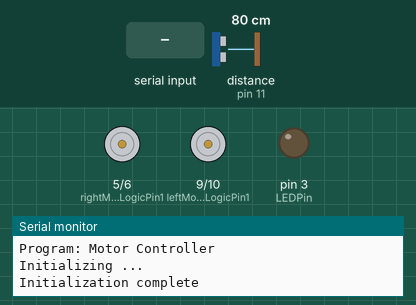
Simulated run of this sketch. Board: Arduino Uno, built with avr-gcc and run on an emulated ATmega328P. On the bench: motor-driver pin pairs drawn as motors (green arrow = first pin HIGH = forward, orange = second pin HIGH = backward, longer = more drive), output pins drawn as LEDs (lit = HIGH), the last lines printed to the serial monitor. Wiring (inferred from the names in the program): ultrasonic range finder: trigger pin 12; echo pin 11. The test bench sets the inputs (shaded band); at power-on: distance to the obstacle (sensor on pin 11) 80 cm. The echo pulse lasts 58.3 µs per cm; pins used as bus, display or sensor lines are not drawn.

Above: at 2.2 s.
2.3 s: "f" received over Serial
At 3.5 s:
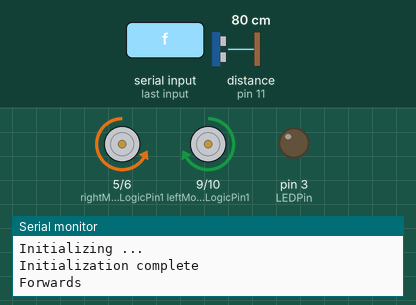
3.8 s: "b" received over Serial
At 5.0 s:
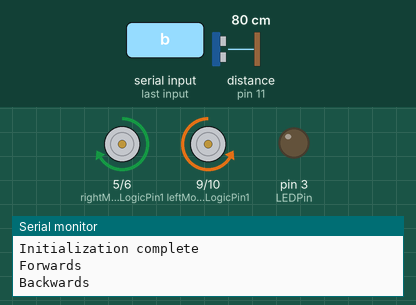
5.3 s: "l" received over Serial
At 6.2 s:
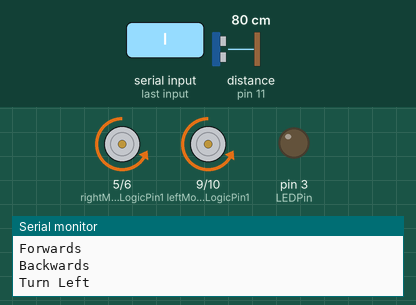
6.8 s: "r" received over Serial
At 7.1 s:
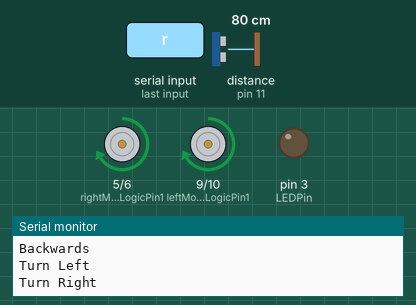
Timing chart, 0 to 9.3 s (numbered marks = the images above; inputs shaded):
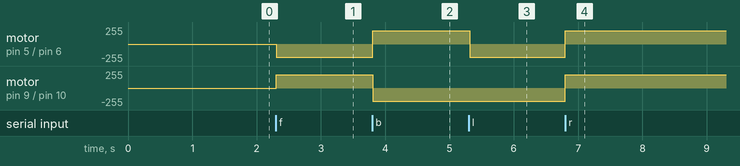

The sketch:

Robot_manuel.ino
```cpp
const int rightMotorLogicPin1 = 5;
const int rightMotorLogicPin2 = 6;
const int leftMotorLogicPin1 = 9;
const int leftMotorLogicPin2 = 10;
const int LEDPin = 3;
const int trigPin = 12;
const int echoPin = 11;

char receiveCommand(){

  char incomingByte = 0;

  // See if there's incoming serial data:
  while (Serial.available() == 0) {

    // Wait for a character to arrive
    delay(10);

  }

  // Read the oldest byte in the serial buffer:
  incomingByte = Serial.read();

  // Return the command
  return incomingByte;

}

// -------------------------------------------------------
// Function: Update Direction
// -------------------------------------------------------
char updateDirection(char command, char currentDirection){

    // Is this a direction; 'f' 'b' 'l' 'r' 's'
    if (command == 'f') {
      Serial.println("Forwards");
      return 'f';
    }
    if (command == 'b') {
      Serial.println("Backwards");
      return 'b';
    }
    if (command == 'l') {
      Serial.println("Turn Left");
      return 'l';
    }
    if (command == 'r') {
      Serial.println("Turn Right");
      return 'r';
    }
    if (command == 's') {
      Serial.println("stop");
      return 's';
    }

    // The command was not a direction, so return the original value
    return currentDirection;

}

// -------------------------------------------------------
// Function: Update Speed
// -------------------------------------------------------
int updateSpeed(int command, int pwmDutyCycle){

    // Is this a motor speed 0 - 5
    if (command == 0) {
      //Serial.println("Stop");
      return 0;
    }
    if (command == 1) {
      //Serial.println("Speed = 10%");
      return 26;
    }
    if (command == 2) {
      //Serial.println("Speed = 20%");
      return 51;
    }
    if (command == 3) {
      //Serial.println("Speed = 30%");
      return 77;
    }
    if (command == 4) {
      //Serial.println("Speed = 40%");
      return 102;
    }
    if (command == 5) {
      //Serial.println("Speed = 50%");
      return 128;
    }

    // The command was not a speed, so return the original value
    return pwmDutyCycle;

}

// -------------------------------------------------------
// Subroutine: Set Motor Pins
// -------------------------------------------------------
void setMotorPins(int currentDirection, int pwmDutyCycle){

    // Reset all of the pins
    analogWrite(rightMotorLogicPin1, 0);
    analogWrite(rightMotorLogicPin2, 0);
    analogWrite(leftMotorLogicPin1, 0);
    analogWrite(leftMotorLogicPin2, 0);

    // Set the motor pins appropriately
    // Use the motor logic from lectures

    // Pin1  Pin2  Motor
    //  0     0    Idle
    //  0     5v   Forward
    //  5v    0    Reverse
    //  5v    5v   Idle

    // ReftMotor  RightMotor  Direction
    //    For        For      Forward
    //    For        Rev      Turn Left
    //    Rev        For      Turn Right
    //    Rev        Rev      Backwards

    if ((currentDirection == 'b') || (currentDirection == 'r'))
      analogWrite(rightMotorLogicPin1, pwmDutyCycle);
    if ((currentDirection == 'f') || (currentDirection == 'l'))
      analogWrite(rightMotorLogicPin2, pwmDutyCycle);
    if ((currentDirection == 'b') || (currentDirection == 'l'))
      analogWrite(leftMotorLogicPin2, pwmDutyCycle);
    if ((currentDirection == 'f') || (currentDirection == 'r'))
      analogWrite(leftMotorLogicPin1, pwmDutyCycle);
    if (currentDirection == 's') {
      analogWrite(rightMotorLogicPin1, 0);
      analogWrite(rightMotorLogicPin2, 0);
      analogWrite(leftMotorLogicPin2, 0);
      analogWrite(leftMotorLogicPin1, 0);
    }
}

int FindDistance() {
  float duration, distance;
  digitalWrite(trigPin, LOW);
  delayMicroseconds(2);

  digitalWrite(trigPin, HIGH);
  delayMicroseconds(10);
  digitalWrite(trigPin, LOW);

  duration = pulseIn(echoPin, HIGH);
  distance = (duration / 2) * 0.0344;

  delay(500);
  return distance;
}

void setup(){

  // Initialize the serial communications
  Serial.begin(9600);

  // Print the program details
  Serial.println("-------------------------------------");
  Serial.println("Program: Motor Controller");
  Serial.println("Initializing ...");

  // Call a subroutine to initialize the motor pins
  pinMode(5,OUTPUT) ;
  pinMode(6,OUTPUT) ;
  pinMode(9,OUTPUT) ;
  pinMode(10,OUTPUT) ;
  pinMode(LEDPin, OUTPUT);
  pinMode(trigPin, OUTPUT);
  pinMode(echoPin, INPUT);


  delay(1000);

  /*analogWrite(rightMotorLogicPin1, 0); //backwards
  analogWrite(rightMotorLogicPin2, 120);  //forwards
  analogWrite(leftMotorLogicPin1, 0); //backwards
  analogWrite(leftMotorLogicPin2, 120); //forwards */

  // Initialization completed successfully
  Serial.println("Initialization complete");

}

// -------------------------------------------------------
// The loop() method runs over and over again
// -------------------------------------------------------
void loop(){

  int pwmDutyCycle = 0;
  char currentDirection = 'x';
  char command = 0;
  bool keyboardControl = true;
  int distance = FindDistance();


/*  analogWrite(rightMotorLogicPin1, 0); //b
  analogWrite(rightMotorLogicPin2, 0);  //f
  analogWrite(leftMotorLogicPin1, 0); //f
  analogWrite(leftMotorLogicPin2, 0); //b
*/

 // =========forwards 300mm===========
/*
  if (distance <= 10){

    //analogWrite(rightMotorLogicPin2, 50);
    //analogWrite(leftMotorLogicPin1, 50); //forwards
    //pwmDutyCycle = updateSpeed(1, pwmDutyCycle);
    delay(10);
    //pwmDutyCycle = updateSpeed(0, pwmDutyCycle);
    analogWrite(rightMotorLogicPin2, 0);
    analogWrite(leftMotorLogicPin1, 0);
    while(1);
    Serial.print("Distance = ");
    Serial.println("Out of range");
  }
  else {
    //pwmDutyCycle = updateSpeed(3, pwmDutyCycle);
    analogWrite(rightMotorLogicPin2, 150);
    analogWrite(leftMotorLogicPin1, 150);
    Serial.print("Distance = ");
    Serial.print(distance);
    Serial.println(" cm");
    delay(10);
  }
*/

  //====== turn around =======

  // Control the motors from the keyboard
  while (keyboardControl) {

    // Wait for a command from the keyboard
    command = receiveCommand();

    // Update the direction of the robot
    currentDirection = updateDirection(command, currentDirection);

    pwmDutyCycle = 200;

    //distance = FindDistance();

/*    if (distance <= 5){

    analogWrite(rightMotorLogicPin2, 50);
    analogWrite(leftMotorLogicPin1, 50); //forwards
    //pwmDutyCycle = updateSpeed(1, pwmDutyCycle);
    delay(1000);
    //pwmDutyCycle = updateSpeed(0, pwmDutyCycle);
    analogWrite(rightMotorLogicPin2, 0);
    analogWrite(leftMotorLogicPin1, 0);
    Serial.print("Distance = ");
    Serial.println("Out of range");
  }
  else {
    //pwmDutyCycle = updateSpeed(3, pwmDutyCycle);
    analogWrite(rightMotorLogicPin2, 255);
    analogWrite(leftMotorLogicPin1, 255);
    Serial.print("Distance = ");
    Serial.print(distance);
    Serial.println(" cm");
    delay(1000);
  }
  */
    // Set the motor pins according to speed and direction
    setMotorPins(currentDirection, pwmDutyCycle);

    // Was this an exit command
    if (command == 'x') keyboardControl = false;

  }


  // Terminate the program
  analogWrite(rightMotorLogicPin1, 0); //b
  analogWrite(rightMotorLogicPin2, 0);  //f
  analogWrite(leftMotorLogicPin1, 0); //f
  analogWrite(leftMotorLogicPin2, 0); //b
  Serial.println("exit");
  while(1);
}
```

Measured:
- after the input at 2.3 s, motor on pin 5 (rightMotorLogicPin1) / pin 6 (rightMotorLogicPin2): stopped → backward 200/255 at once; motor on pin 9 (leftMotorLogicPin1) / pin 10 (leftMotorLogicPin2): stopped → forward 200/255 at once
- after the input at 3.8 s, motor on pin 5 (rightMotorLogicPin1) / pin 6 (rightMotorLogicPin2): backward 200/255 → forward 200/255 at once; motor on pin 9 (leftMotorLogicPin1) / pin 10 (leftMotorLogicPin2): forward 200/255 → backward 200/255 at once
- after the input at 5.3 s, motor on pin 5 (rightMotorLogicPin1) / pin 6 (rightMotorLogicPin2): forward 200/255 → backward 200/255 at once
- after the input at 6.8 s, motor on pin 5 (rightMotorLogicPin1) / pin 6 (rightMotorLogicPin2), motor on pin 9 (leftMotorLogicPin1) / pin 10 (leftMotorLogicPin2): backward 200/255 → forward 200/255 at once
